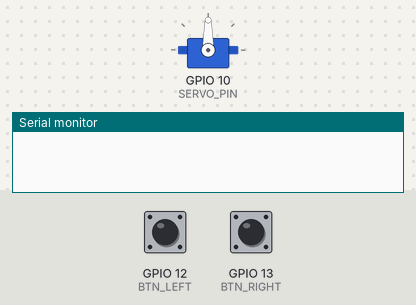
The sketch below on a simulated ESP32. Parts: servo, the last lines printed to the serial monitor. Inputs (shaded band) come from the test bench; at power-on: GPIO 12 (BTN_LEFT) HIGH, GPIO 13 (BTN_RIGHT) HIGH.

Above: at 2.2 s.
2.3 s: GPIO 12 (BTN_LEFT) pulled LOW for 1 s
At 3.9 s:
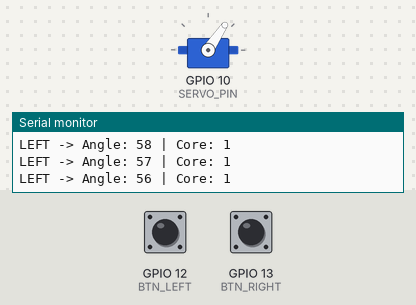
4.8 s: GPIO 13 (BTN_RIGHT) pulled LOW for 3.2 s
At 9.1 s:
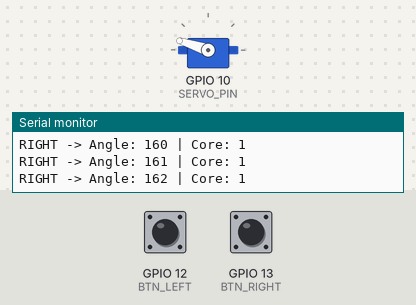
9.5 s: GPIO 13 (BTN_RIGHT) pulled LOW for 1 s
At 11.0 s:
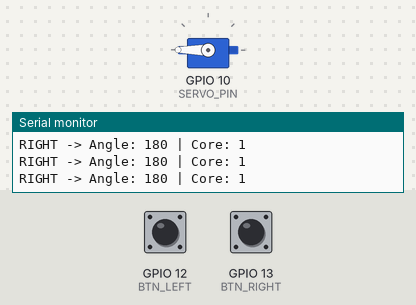
12.0 s: GPIO 12 (BTN_LEFT) pulled LOW for 0.15 s
At 12.8 s:
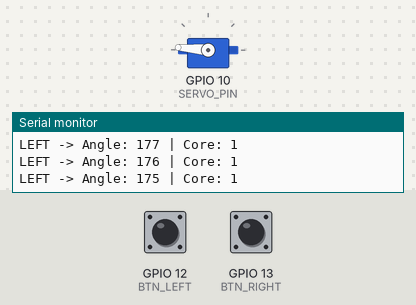
13.6 s: GPIO 12 (BTN_LEFT) driven LOW
At 14.35 s:
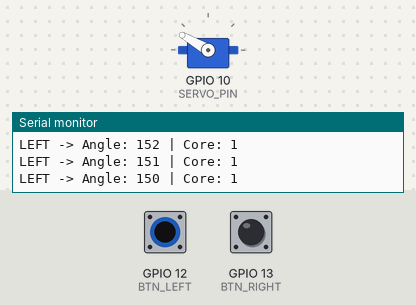
16.6 s: GPIO 12 (BTN_LEFT) driven HIGH
At 16.9 s:
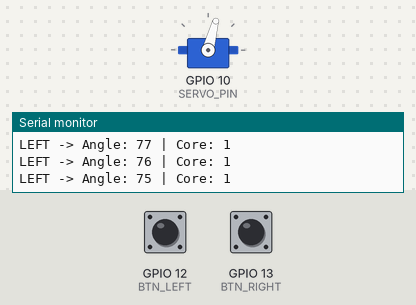
Timing chart, 0 to 19.1 s (numbered marks = the images above; inputs shaded):
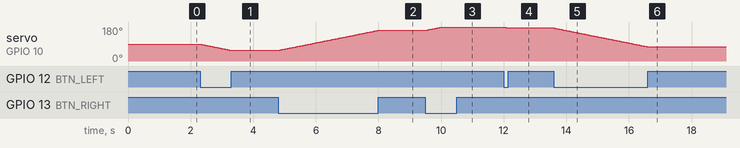

The sketch:

main.ino
```cpp
#include <ESP32Servo.h>
#include "freertos/FreeRTOS.h"
#include "freertos/task.h"
#include "freertos/semphr.h"

#define SERVO_PIN 10

#define BTN_RIGHT 13   // Tekan → Servo ke kanan (CW) → Core 0
#define BTN_LEFT  12   // Tekan → Servo ke kiri (CCW) → Core 1

Servo myServo;

int angle = 90; // Sudut awal tengah

SemaphoreHandle_t servoMutex; // Mutex untuk akses servo

TaskHandle_t TaskRightCore0;
TaskHandle_t TaskLeftCore1;

// ============= TASK GERAK SERVO KE KANAN (CORE 0) ===============
void Task_ServoRight(void *pvParameters){
  while(1){
    if(digitalRead(BTN_RIGHT) == LOW){  // tombol ditekan
      if(angle < 180){
        xSemaphoreTake(servoMutex, portMAX_DELAY);
        angle++;
        myServo.write(angle);
        xSemaphoreGive(servoMutex);
      }
      Serial.printf("RIGHT -> Angle: %d | Core: %d\n", angle, xPortGetCoreID());
      vTaskDelay(20 / portTICK_PERIOD_MS);
    }
    vTaskDelay(10 / portTICK_PERIOD_MS);
  }
}

// ============= TASK GERAK SERVO KE KIRI (CORE 1) ===============
void Task_ServoLeft(void *pvParameters){
  while(1){
    if(digitalRead(BTN_LEFT) == LOW){   // tombol ditekan
      if(angle > 0){
        xSemaphoreTake(servoMutex, portMAX_DELAY);
        angle--;
        myServo.write(angle);
        xSemaphoreGive(servoMutex);
      }
      Serial.printf("LEFT -> Angle: %d | Core: %d\n", angle, xPortGetCoreID());
      vTaskDelay(20 / portTICK_PERIOD_MS);
    }
    vTaskDelay(10 / portTICK_PERIOD_MS);
  }
}

void setup(){
  Serial.begin(115200);
  delay(1000);

  pinMode(BTN_RIGHT, INPUT_PULLUP);
  pinMode(BTN_LEFT, INPUT_PULLUP);

  myServo.attach(SERVO_PIN);

  servoMutex = xSemaphoreCreateMutex();

  // Jalankan kontrol kanan di Core 0
  xTaskCreatePinnedToCore(Task_ServoRight, "ServoRight", 4096, NULL, 2, &TaskRightCore0, 0);

  // Jalankan kontrol kiri di Core 1
  xTaskCreatePinnedToCore(Task_ServoLeft, "ServoLeft", 4096, NULL, 2, &TaskLeftCore1, 1);
}

void loop(){}
```

Measured:
- after the input at 2.3 s, servo on GPIO 10 (SERVO_PIN): moves from 90° to 56° over 1.0 s, starting at once
- after the input at 4.8 s, servo on GPIO 10 (SERVO_PIN): moves from 56° to 162° over 3.2 s, starting at once
- after the input at 9.5 s, servo on GPIO 10 (SERVO_PIN): moves from 162° to 180° over 0.51 s, starting at once
- after the input at 12.0 s, servo on GPIO 10 (SERVO_PIN): 180° → 175° at once
- after the input at 13.6 s, servo on GPIO 10 (SERVO_PIN): moves from 175° to 75° over 3.0 s, starting at once
- after the input at 16.6 s, servo on GPIO 10 (SERVO_PIN): stays 75° (without the input it goes to 74° after 0.03 s)
